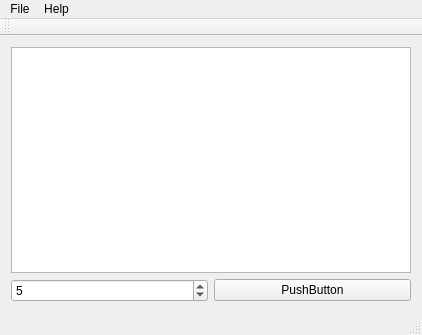
<?xml version="1.0" encoding="UTF-8"?>
<ui version="4.0">
 <class>MainWindow</class>
 <widget class="QMainWindow" name="MainWindow">
  <property name="geometry">
   <rect>
    <x>0</x>
    <y>0</y>
    <width>422</width>
    <height>335</height>
   </rect>
  </property>
  <property name="windowTitle">
   <string>Paste Anyway</string>
  </property>
  <widget class="QWidget" name="centralWidget">
   <layout class="QVBoxLayout" name="verticalLayout">
    <item>
     <widget class="QPlainTextEdit" name="plainTextEdit"/>
    </item>
    <item>
     <layout class="QHBoxLayout" name="horizontalLayout">
      <item>
       <widget class="QSpinBox" name="spinBox">
        <property name="minimum">
         <number>0</number>
        </property>
        <property name="maximum">
         <number>1048576</number>
        </property>
        <property name="value">
         <number>5</number>
        </property>
       </widget>
      </item>
      <item>
       <widget class="QPushButton" name="pushButton">
        <property name="text">
         <string>PushButton</string>
        </property>
       </widget>
      </item>
     </layout>
    </item>
   </layout>
  </widget>
  <widget class="QMenuBar" name="menuBar">
   <property name="geometry">
    <rect>
     <x>0</x>
     <y>0</y>
     <width>422</width>
     <height>27</height>
    </rect>
   </property>
   <widget class="QMenu" name="menuFile">
    <property name="title">
     <string>File</string>
    </property>
    <addaction name="actionExit"/>
   </widget>
   <widget class="QMenu" name="menuHelp">
    <property name="title">
     <string>Help</string>
    </property>
    <addaction name="actionAbout"/>
   </widget>
   <addaction name="menuFile"/>
   <addaction name="menuHelp"/>
  </widget>
  <widget class="QToolBar" name="mainToolBar">
   <attribute name="toolBarArea">
    <enum>TopToolBarArea</enum>
   </attribute>
   <attribute name="toolBarBreak">
    <bool>false</bool>
   </attribute>
  </widget>
  <widget class="QStatusBar" name="statusBar"/>
  <action name="actionExit">
   <property name="text">
    <string>Exit</string>
   </property>
  </action>
  <action name="actionAbout">
   <property name="text">
    <string>About</string>
   </property>
  </action>
 </widget>
 <layoutdefault spacing="6" margin="11"/>
 <resources/>
 <connections/>
</ui>
